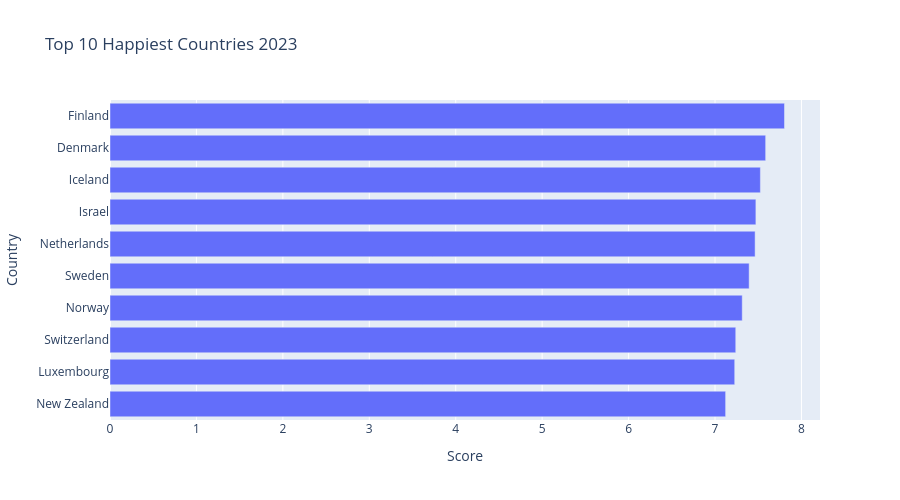

The cell this chart's notebook holds for it:
### Markdown cell above
### Step 2 — Plotly Express w/ some Customizations

### Code cell
fig = px.bar(
    top10.sort_values('Score'),       # Rule 2: sort
    x='Score', y='Country',
    orientation='h',                  # Rule 3: horizontal
    title='Top 10 Happiest Countries 2023',
    height=500
      
)
fig.show()

### Figure 1 — Plotly figure (JSON) as saved in the notebook; plotly's stock layout.template omitted (floating-point values rounded to 4 significant figures)
{"data": [{"hovertemplate": "Score=%{x}<br>Country=%{y}<extra></extra>", "legendgroup": "", "marker": {"color": "#636efa", "pattern": {"shape": ""}}, "name": "", "orientation": "h", "showlegend": false, "textposition": "auto", "type": "bar", "x": [7.123, 7.228, 7.24, 7.315, 7.395, 7.464, 7.473, 7.525, 7.586, 7.804], "xaxis": "x", "y": ["New Zealand", "Luxembourg", "Switzerland", "Norway", "Sweden", "Netherlands", "Israel", "Iceland", "Denmark", "Finland"], "yaxis": "y"}], "layout": {"barmode": "relative", "height": 500, "legend": {"tracegroupgap": 0}, "title": {"text": "Top 10 Happiest Countries 2023"}, "xaxis": {"anchor": "y", "domain": [0, 1], "title": {"text": "Score"}}, "yaxis": {"anchor": "x", "domain": [0, 1], "title": {"text": "Country"}}}}
